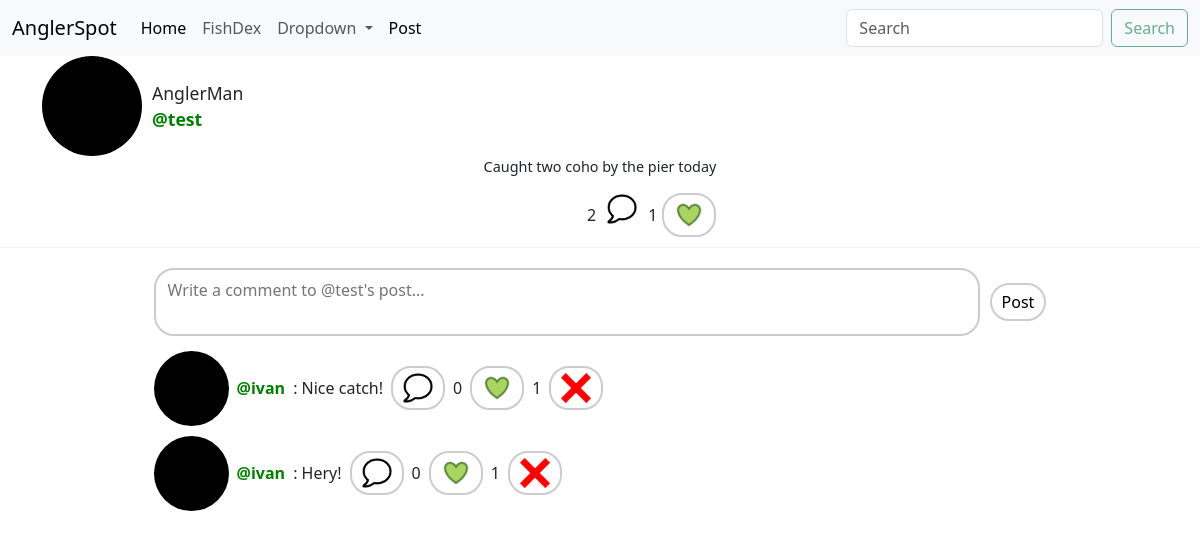
/post_detail/6 (signed in), run on an earlier commit of the app's database.
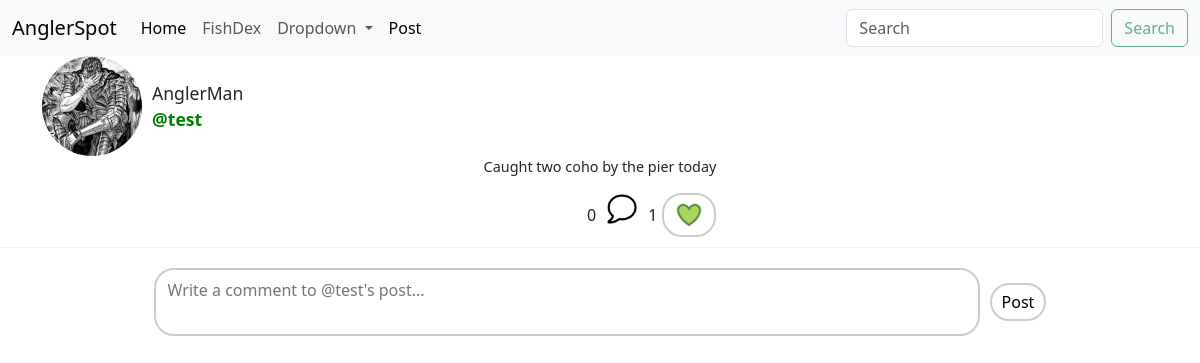
And on a later commit of the database.
### angler/models/post.py (models this page shows, shortened)
class Post(models.Model):
    user = models.ForeignKey(User, on_delete=models.CASCADE)
    text = models.TextField()
    created_date = models.DateTimeField(auto_now=True)
    image = models.ImageField (upload_to='post_img/', blank=True)
    @property
    def like_count(self):
        likes = Like.objects.filter(post=self).count()
        return likes
    @property
    def comment_count(self):
        comments = Comment.objects.filter(post=self).count()
        return comments

class Comment(models.Model):
    user = models.ForeignKey(User, on_delete=models.CASCADE)
    post = models.ForeignKey(Post, on_delete=models.CASCADE, related_name='comments')
    text = models.TextField()
    created_date = models.DateTimeField(auto_now=True)
    parent = models.ForeignKey('self',on_delete=models.CASCADE, null=True, blank=True, related_name='replies')
    is_reply = models.BooleanField(default=False)
    @property
    def like_count(self):
        likes = Like.objects.filter(comment=self).count()
        return likes
    @property
    def reply_count(self):
        reply_count = Comment.objects.filter(parent=self).count()
        return reply_count

### angler/models/user.py (models this page shows, shortened)
class User(AbstractUser):
    is_private = models.BooleanField(default=False)
    points = models.PositiveIntegerField(default=0) #previous idea have a cap on points validators=[MaxValueValidator(5000)]
    @property
    def get_profile_name(self):
        return Profile.objects.get(user=self).profile_name
    def get_profile_image(self):
        return Profile.objects.get(user=self).profile_image

class Profile(models.Model):
    user = models.OneToOneField(User, on_delete=models.CASCADE)
    profile_image = models.ImageField(default='default_profile_img.jpg', upload_to='profile_img/', null=False, blank=True)
    profile_name = models.CharField(max_length=16, blank=True)
    bio = models.TextField(max_length=500, blank=True)

### angler/views/post.py (the view)
# urls.py: path('post_detail/<int:post_id>', PostDetailView.as_view(), name='post_detail'),
class PostDetailView(LoginRequiredMixin, View):
    login_url = '/login/'
    def get(self, request, post_id):
        post = get_object_or_404(Post, id=post_id)
        form = PostCommentForm()
        top_comments = Comment.objects.filter(post=post, is_reply=False)
        has_liked_post = Like.objects.filter(post=post, user=request.user).exists()
        liked_top_comment_ids = set(Like.objects.filter(user=request.user).values_list('comment_id', flat=True))
        context = {
            'form':form,'post':post,
            'top_comments':top_comments,
            'liked_post':has_liked_post,
            'liked_comment_ids':liked_top_comment_ids
        }
        return render(request, 'angler/post/post_detail.html', context)

### angler/forms/post.py
class PostCommentForm(forms.ModelForm):
    class Meta:
        model = Comment
        fields = ('text',)
        widgets = {
            'text': forms.Textarea(attrs={'placeholder':'Enter your reply here...'})
        }
        labels = {
            'text':''
        }

### angler/templates/angler/post/post_detail.html (shortened to what this page needs)
{% extends 'angler/base.html'%}
{% load static %}
{% block content %}
<div class="wrapper">
  <div class="container">
    {% if post.user.get_profile_image %}
      <img src="{{ post.user.get_profile_image.url }}" class="circle-image-sm">
    {% endif %}
    <div class="text-group">
      <span>{{ post.user.get_profile_name }}</span>
      <strong><a href="{% url 'user_profile' user_id=post.user.id %}">@{{ post.user.username }}</a></strong>
    </div>
  </div>
  <div class="container container-center">
    <div class="post-content-sm">
      <span class="content-text-sm">{{ post.text }}</span>
      <div class="like-wrapper">
        <span style="font-size: 1rem;">{{ post.comment_count }}</span>
        <button disabled class="my-button" type="submit" value="comment">
          <img src="{{ MEDIA_URL }}comment/comment_icon.png" alt="Comment" style="width: 30px; height: 30px;">
        </button>
        <span style="font-size: 1rem;">{{ post.like_count }}</span>
        {% if liked_post %}
          <form class="like-form" method="POST" action="{% url 'post_like' post_id=post.id %}">
            <button class="my-button" type="submit" value="like">
              <img src="{{ MEDIA_URL }}like_img/liked.png" alt="Like" style="width: 30px; height: 30px;">
            </button>
          </form>
        {% endif %}
      </div>
    </div>
  </div>
  <hr class="divider">
  <div class="container container-center">
    <div class="positioned-div">
      <form class="comment-like-form" method="POST" action="{% url 'comment_create' post_id=post.id %}">
        <div class="comment-box-wrapper">
          <textarea class="comment-input" name="text" placeholder="Write a comment to @{{post.user.username}}'s post..." rows="2"></textarea>
          <button type="submit" class="comment-submit-btn">Post</button>
        </div>
      </form>
      <div class="comments-section">
        {% for comment in top_comments %}
          <div class="item">
            {% if comment.user.get_profile_image %}
              <img src="{{ comment.user.get_profile_image.url }}" class="circle-image2">
            {% endif %}
            <strong><a href="{% url 'user_profile' user_id=comment.user.id %}">@{{ comment.user.username }}</a></strong>: {{ comment.text }}
            <form class="comment-action-form" method="GET" action="{% url 'reply_create' comment_id=comment.id %}" style="display: inline;">
              <button class="my-button" type="submit" value="comment">
                <img src="{{ MEDIA_URL }}comment/comment_icon.png" alt="Comment" style="width: 30px; height: 30px;">
              </button>
            </form>
            <span style="font-size: 1.0rem;">{{ comment.reply_count }}</span>
            {% if comment.id in liked_comment_ids %}
              <form class="comment-action-form" method="POST" action="{% url 'comment_like' comment_id=comment.id %}" style="display: inline;">
                <button type="submit" value="like">
                  <img src="{{ MEDIA_URL }}like_img/liked.png" alt="Like" style="width: 30px; height: 30px;">
                </button>
              </form>
            {% endif %}
            {{ comment.like_count }}
            {% if request.user == comment.user %}
              <form class="like-form" method="POST" action="{% url 'comment_delete' comment_id=comment.id %}">
                <button class="my-button" type="submit" value="button_object" title="Delete Comment">
                  <img src="{{ MEDIA_URL }}delete/delete.png" alt="button_object" style="width: 30px; height: 30px;">
                </button>
              </form>
            {% endif %}
          </div>
        {% endfor %}
      </div>
    </div>
  </div>
</div>
 {% endblock %}

### angler/templates/angler/base.html (shortened to what this page needs)
{% load static %}
<!doctype html>
<html lang="en">
  <head>
    <link href="https://cdn.jsdelivr.net/npm/bootstrap@5.3.8/dist/css/bootstrap.min.css" rel="stylesheet">
    <link rel="stylesheet" href="{% static 'css/registration.css' %}">
    <link rel="stylesheet" href="{% static 'css/style.css' %}">
  </head>
  <body>
    <nav class="navbar navbar-expand-lg bg-body-tertiary">
    <div class="container-fluid">
        <a class="navbar-brand" href="#">AnglerSpot</a>
        <div class="collapse navbar-collapse" id="navbarSupportedContent">
        <ul class="navbar-nav me-auto mb-2 mb-lg-0">
            {% if user.is_authenticated %}
                <li class="nav-item">
                <a class="nav-link active" aria-current="page" href="{% url 'home_feed'%}">Home</a>
                </li>
                <li class="nav-item">
                <a class="nav-link" href="{% url 'fishdex' user_id=request.user.id %}">FishDex</a>
                </li>
                <li class="nav-item dropdown">
                <a class="nav-link dropdown-toggle" href="#" role="button" data-bs-toggle="dropdown" aria-expanded="false">
                    Dropdown
                </a>
                </li>
                <li class="nav-item">
                <a class="nav-link active" href="{% url 'post_create'  %}">Post</a>
                </li>
            {% endif %}
        </ul>
        <form class="d-flex" role="search">
            <input class="form-control me-2" type="search" placeholder="Search" aria-label="Search"/>
            <button disabled class="btn btn-outline-success" type="submit">Search</button>
        </form>
        </div>
    </div>
    </nav>
  </body>
  {% block content %}
  {% endblock %}
</html>

### angler/static/css/style.css (style rules this page uses)
.wrapper { display: flex; flex-direction: column; align-items: center; }
.container { display: flex; align-items: center; gap: 10px; position: relative; }
.text-group { display: flex; flex-direction: column; }
.positioned-div { display: flex; flex-direction: column; align-items: flex-start; margin-left: 0; width: 80%; }
a { text-decoration: none; color: green; }
img { background: transparent; }
button { background: none; border: none; }
.my-button { align-self: flex-start; }
.like-form { background: none; border: none; }
.like-form button { background: none; border: 2px solid #ccc; border-radius: 20px; padding: 5px 10px; cursor: pointer; }
.comment-like-form button { background: none; border: 2px solid #ccc; border-radius: 20px; padding: 5px 10px; cursor: pointer; }
.like-wrapper { order: 3; align-self: flex-end; margin-top: 10px; display: flex; flex-direction: row; align-items: center; gap: 5px; }
.comment-box-wrapper { display: flex; flex-direction: row; align-items: center; gap: 10px; width: 100%; margin-top: 10px; }
.comment-input { flex: 1; border: 2px solid #ccc; border-radius: 20px; padding: 8px 12px; font-size: 1rem; resize: none; outline: none; font-family: inherit; }
.comment-like-form { order: 4; width: 100%; align-self: flex-start; }
.comment-submit-btn { background: none; border: 2px solid #ccc; border-radius: 20px; padding: 8px 16px; cursor: pointer; font-size: 1rem; white-space: nowrap; }
.circle-image-sm { width: 100px; height: 100px; border-radius: 50%; object-fit: cover; }
.text-group span { font-size: 1.1rem; }
.text-group strong { font-size: 1.1rem; }
.content-text-sm { order: 1; margin-bottom: 5px; font-size: 0.9rem; align-self: flex-start; }
.divider { width: 100%; border: none; border-top: 1px solid #ccc; margin: 10px 0; }
.container-center { justify-content: center; width: 100%; }
.post-content-sm { display: flex; flex-direction: column; align-items: flex-start; margin: 0 auto; }

What changed in the data, as far as the page shows it:
removed Comment: user.get_profile_image (placeholder picture), user.username "ivan", text "Nice catch!", reply_count "0", like_count "1"
removed Comment: user.get_profile_image (placeholder picture), user.username "ivan", text "Hery!", reply_count "0", like_count "1"
changed through a linked row, Post "Caught two coho by the pier today": user.get_profile_image: picture added in place of a placeholder; comment_count "2" → "0"
